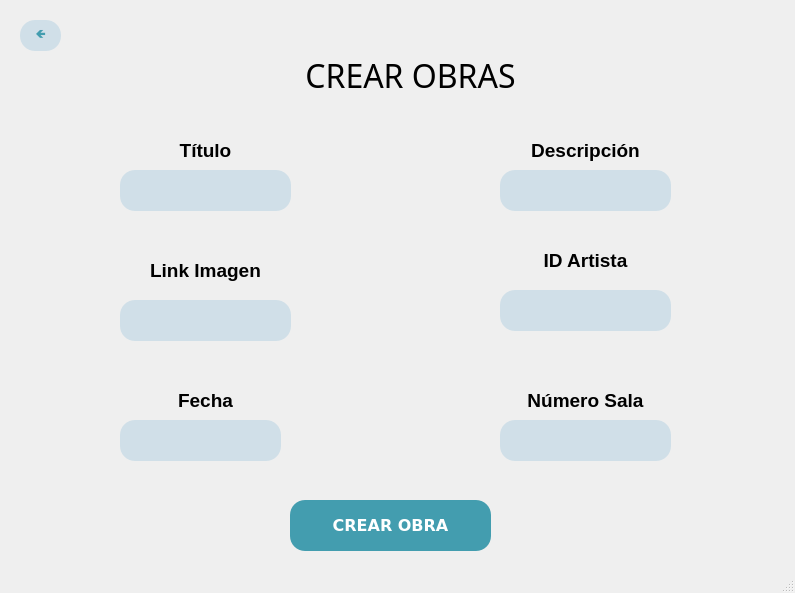
<?xml version="1.0" encoding="UTF-8"?>
<ui version="4.0">
 <class>MainWindow</class>
 <widget class="QMainWindow" name="MainWindow">
  <property name="geometry">
   <rect>
    <x>0</x>
    <y>0</y>
    <width>795</width>
    <height>593</height>
   </rect>
  </property>
  <property name="windowTitle">
   <string>MainWindow</string>
  </property>
  <widget class="QWidget" name="centralwidget">
   <widget class="QPushButton" name="BotonCrearObra">
    <property name="geometry">
     <rect>
      <x>290</x>
      <y>500</y>
      <width>201</width>
      <height>51</height>
     </rect>
    </property>
    <property name="palette">
     <palette>
      <active>
       <colorrole role="WindowText">
        <brush brushstyle="SolidPattern">
         <color alpha="255">
          <red>255</red>
          <green>255</green>
          <blue>255</blue>
         </color>
        </brush>
       </colorrole>
       <colorrole role="Button">
        <brush brushstyle="SolidPattern">
         <color alpha="255">
          <red>67</red>
          <green>157</green>
          <blue>175</blue>
         </color>
        </brush>
       </colorrole>
       <colorrole role="Text">
        <brush brushstyle="SolidPattern">
         <color alpha="255">
          <red>255</red>
          <green>255</green>
          <blue>255</blue>
         </color>
        </brush>
       </colorrole>
       <colorrole role="ButtonText">
        <brush brushstyle="SolidPattern">
         <color alpha="255">
          <red>255</red>
          <green>255</green>
          <blue>255</blue>
         </color>
        </brush>
       </colorrole>
       <colorrole role="Base">
        <brush brushstyle="SolidPattern">
         <color alpha="255">
          <red>67</red>
          <green>157</green>
          <blue>175</blue>
         </color>
        </brush>
       </colorrole>
       <colorrole role="Window">
        <brush brushstyle="SolidPattern">
         <color alpha="255">
          <red>67</red>
          <green>157</green>
          <blue>175</blue>
         </color>
        </brush>
       </colorrole>
      </active>
      <inactive>
       <colorrole role="WindowText">
        <brush brushstyle="SolidPattern">
         <color alpha="255">
          <red>255</red>
          <green>255</green>
          <blue>255</blue>
         </color>
        </brush>
       </colorrole>
       <colorrole role="Button">
        <brush brushstyle="SolidPattern">
         <color alpha="255">
          <red>67</red>
          <green>157</green>
          <blue>175</blue>
         </color>
        </brush>
       </colorrole>
       <colorrole role="Text">
        <brush brushstyle="SolidPattern">
         <color alpha="255">
          <red>255</red>
          <green>255</green>
          <blue>255</blue>
         </color>
        </brush>
       </colorrole>
       <colorrole role="ButtonText">
        <brush brushstyle="SolidPattern">
         <color alpha="255">
          <red>255</red>
          <green>255</green>
          <blue>255</blue>
         </color>
        </brush>
       </colorrole>
       <colorrole role="Base">
        <brush brushstyle="SolidPattern">
         <color alpha="255">
          <red>67</red>
          <green>157</green>
          <blue>175</blue>
         </color>
        </brush>
       </colorrole>
       <colorrole role="Window">
        <brush brushstyle="SolidPattern">
         <color alpha="255">
          <red>67</red>
          <green>157</green>
          <blue>175</blue>
         </color>
        </brush>
       </colorrole>
      </inactive>
      <disabled>
       <colorrole role="WindowText">
        <brush brushstyle="SolidPattern">
         <color alpha="255">
          <red>255</red>
          <green>255</green>
          <blue>255</blue>
         </color>
        </brush>
       </colorrole>
       <colorrole role="Button">
        <brush brushstyle="SolidPattern">
         <color alpha="255">
          <red>67</red>
          <green>157</green>
          <blue>175</blue>
         </color>
        </brush>
       </colorrole>
       <colorrole role="Text">
        <brush brushstyle="SolidPattern">
         <color alpha="255">
          <red>255</red>
          <green>255</green>
          <blue>255</blue>
         </color>
        </brush>
       </colorrole>
       <colorrole role="ButtonText">
        <brush brushstyle="SolidPattern">
         <color alpha="255">
          <red>255</red>
          <green>255</green>
          <blue>255</blue>
         </color>
        </brush>
       </colorrole>
       <colorrole role="Base">
        <brush brushstyle="SolidPattern">
         <color alpha="255">
          <red>67</red>
          <green>157</green>
          <blue>175</blue>
         </color>
        </brush>
       </colorrole>
       <colorrole role="Window">
        <brush brushstyle="SolidPattern">
         <color alpha="255">
          <red>67</red>
          <green>157</green>
          <blue>175</blue>
         </color>
        </brush>
       </colorrole>
      </disabled>
     </palette>
    </property>
    <property name="font">
     <font>
      <family>Verdana</family>
      <pointsize>12</pointsize>
      <weight>75</weight>
      <bold>true</bold>
     </font>
    </property>
    <property name="cursor">
     <cursorShape>PointingHandCursor</cursorShape>
    </property>
    <property name="styleSheet">
     <string notr="true">background-color: rgb(67, 157, 175);
color: rgb(255, 255, 255);
font-weight: bold;
font-family: 'Verdana';
border-radius: 15px;</string>
    </property>
    <property name="text">
     <string>CREAR OBRA</string>
    </property>
   </widget>
   <widget class="QLabel" name="Titulo">
    <property name="geometry">
     <rect>
      <x>80</x>
      <y>30</y>
      <width>661</width>
      <height>91</height>
     </rect>
    </property>
    <property name="font">
     <font>
      <family>Bell MT</family>
      <pointsize>24</pointsize>
      <weight>50</weight>
      <bold>false</bold>
     </font>
    </property>
    <property name="text">
     <string>&lt;html&gt;&lt;head/&gt;&lt;body&gt;&lt;p align=&quot;center&quot;&gt;CREAR OBRAS&lt;/p&gt;&lt;/body&gt;&lt;/html&gt;</string>
    </property>
   </widget>
   <widget class="QLineEdit" name="NombreObra_entrada">
    <property name="geometry">
     <rect>
      <x>120</x>
      <y>170</y>
      <width>171</width>
      <height>41</height>
     </rect>
    </property>
    <property name="styleSheet">
     <string notr="true">border-radius: 15px;
background-color: rgb(208, 223, 232);</string>
    </property>
   </widget>
   <widget class="QLabel" name="label_3">
    <property name="geometry">
     <rect>
      <x>100</x>
      <y>130</y>
      <width>211</width>
      <height>41</height>
     </rect>
    </property>
    <property name="text">
     <string>&lt;html&gt;&lt;head/&gt;&lt;body&gt;&lt;p align=&quot;center&quot;&gt;&lt;span style=&quot; font-size:14pt; font-weight:600;&quot;&gt;Título&lt;/span&gt;&lt;/p&gt;&lt;/body&gt;&lt;/html&gt;</string>
    </property>
   </widget>
   <widget class="QLineEdit" name="Descripcion_entrada">
    <property name="geometry">
     <rect>
      <x>500</x>
      <y>170</y>
      <width>171</width>
      <height>41</height>
     </rect>
    </property>
    <property name="styleSheet">
     <string notr="true">border-radius: 15px;
background-color: rgb(208, 223, 232);</string>
    </property>
   </widget>
   <widget class="QLabel" name="label_4">
    <property name="geometry">
     <rect>
      <x>480</x>
      <y>130</y>
      <width>211</width>
      <height>41</height>
     </rect>
    </property>
    <property name="text">
     <string>&lt;html&gt;&lt;head/&gt;&lt;body&gt;&lt;p align=&quot;center&quot;&gt;&lt;span style=&quot; font-size:14pt; font-weight:600;&quot;&gt;Descripción&lt;/span&gt;&lt;/p&gt;&lt;/body&gt;&lt;/html&gt;</string>
    </property>
   </widget>
   <widget class="QLineEdit" name="NumSala_entrada">
    <property name="geometry">
     <rect>
      <x>500</x>
      <y>420</y>
      <width>171</width>
      <height>41</height>
     </rect>
    </property>
    <property name="styleSheet">
     <string notr="true">border-radius: 15px;
background-color: rgb(208, 223, 232);</string>
    </property>
   </widget>
   <widget class="QLabel" name="label_6">
    <property name="geometry">
     <rect>
      <x>480</x>
      <y>380</y>
      <width>211</width>
      <height>41</height>
     </rect>
    </property>
    <property name="text">
     <string>&lt;html&gt;&lt;head/&gt;&lt;body&gt;&lt;p align=&quot;center&quot;&gt;&lt;span style=&quot; font-size:14pt; font-weight:600;&quot;&gt;Número Sala&lt;/span&gt;&lt;/p&gt;&lt;/body&gt;&lt;/html&gt;</string>
    </property>
   </widget>
   <widget class="QLineEdit" name="IDArtista_entrada">
    <property name="geometry">
     <rect>
      <x>500</x>
      <y>290</y>
      <width>171</width>
      <height>41</height>
     </rect>
    </property>
    <property name="styleSheet">
     <string notr="true">border-radius: 15px;
background-color: rgb(208, 223, 232);</string>
    </property>
   </widget>
   <widget class="QLineEdit" name="Fecha_entrada">
    <property name="geometry">
     <rect>
      <x>120</x>
      <y>420</y>
      <width>161</width>
      <height>41</height>
     </rect>
    </property>
    <property name="styleSheet">
     <string notr="true">border-radius: 15px;
background-color: rgb(208, 223, 232);</string>
    </property>
   </widget>
   <widget class="QLabel" name="label_2">
    <property name="geometry">
     <rect>
      <x>100</x>
      <y>380</y>
      <width>211</width>
      <height>41</height>
     </rect>
    </property>
    <property name="text">
     <string>&lt;html&gt;&lt;head/&gt;&lt;body&gt;&lt;p align=&quot;center&quot;&gt;&lt;span style=&quot; font-size:14pt; font-weight:600;&quot;&gt;Fecha&lt;/span&gt;&lt;/p&gt;&lt;/body&gt;&lt;/html&gt;</string>
    </property>
   </widget>
   <widget class="QLabel" name="label_7">
    <property name="geometry">
     <rect>
      <x>480</x>
      <y>240</y>
      <width>211</width>
      <height>41</height>
     </rect>
    </property>
    <property name="text">
     <string>&lt;html&gt;&lt;head/&gt;&lt;body&gt;&lt;p align=&quot;center&quot;&gt;&lt;span style=&quot; font-size:14pt; font-weight:600;&quot;&gt;ID Artista&lt;/span&gt;&lt;/p&gt;&lt;/body&gt;&lt;/html&gt;</string>
    </property>
   </widget>
   <widget class="QLineEdit" name="Imagen_entrada">
    <property name="geometry">
     <rect>
      <x>120</x>
      <y>300</y>
      <width>171</width>
      <height>41</height>
     </rect>
    </property>
    <property name="styleSheet">
     <string notr="true">border-radius: 15px;
background-color: rgb(208, 223, 232);</string>
    </property>
   </widget>
   <widget class="QLabel" name="label_8">
    <property name="geometry">
     <rect>
      <x>100</x>
      <y>250</y>
      <width>211</width>
      <height>41</height>
     </rect>
    </property>
    <property name="text">
     <string>&lt;html&gt;&lt;head/&gt;&lt;body&gt;&lt;p align=&quot;center&quot;&gt;&lt;span style=&quot; font-size:14pt; font-weight:600;&quot;&gt;Link Imagen&lt;/span&gt;&lt;/p&gt;&lt;/body&gt;&lt;/html&gt;</string>
    </property>
   </widget>
   <widget class="QPushButton" name="BotonAtras">
    <property name="geometry">
     <rect>
      <x>20</x>
      <y>20</y>
      <width>41</width>
      <height>31</height>
     </rect>
    </property>
    <property name="palette">
     <palette>
      <active>
       <colorrole role="WindowText">
        <brush brushstyle="SolidPattern">
         <color alpha="255">
          <red>67</red>
          <green>157</green>
          <blue>175</blue>
         </color>
        </brush>
       </colorrole>
       <colorrole role="Button">
        <brush brushstyle="SolidPattern">
         <color alpha="255">
          <red>208</red>
          <green>223</green>
          <blue>232</blue>
         </color>
        </brush>
       </colorrole>
       <colorrole role="Text">
        <brush brushstyle="SolidPattern">
         <color alpha="255">
          <red>67</red>
          <green>157</green>
          <blue>175</blue>
         </color>
        </brush>
       </colorrole>
       <colorrole role="ButtonText">
        <brush brushstyle="SolidPattern">
         <color alpha="255">
          <red>67</red>
          <green>157</green>
          <blue>175</blue>
         </color>
        </brush>
       </colorrole>
       <colorrole role="Base">
        <brush brushstyle="SolidPattern">
         <color alpha="255">
          <red>208</red>
          <green>223</green>
          <blue>232</blue>
         </color>
        </brush>
       </colorrole>
       <colorrole role="Window">
        <brush brushstyle="SolidPattern">
         <color alpha="255">
          <red>208</red>
          <green>223</green>
          <blue>232</blue>
         </color>
        </brush>
       </colorrole>
      </active>
      <inactive>
       <colorrole role="WindowText">
        <brush brushstyle="SolidPattern">
         <color alpha="255">
          <red>67</red>
          <green>157</green>
          <blue>175</blue>
         </color>
        </brush>
       </colorrole>
       <colorrole role="Button">
        <brush brushstyle="SolidPattern">
         <color alpha="255">
          <red>208</red>
          <green>223</green>
          <blue>232</blue>
         </color>
        </brush>
       </colorrole>
       <colorrole role="Text">
        <brush brushstyle="SolidPattern">
         <color alpha="255">
          <red>67</red>
          <green>157</green>
          <blue>175</blue>
         </color>
        </brush>
       </colorrole>
       <colorrole role="ButtonText">
        <brush brushstyle="SolidPattern">
         <color alpha="255">
          <red>67</red>
          <green>157</green>
          <blue>175</blue>
         </color>
        </brush>
       </colorrole>
       <colorrole role="Base">
        <brush brushstyle="SolidPattern">
         <color alpha="255">
          <red>208</red>
          <green>223</green>
          <blue>232</blue>
         </color>
        </brush>
       </colorrole>
       <colorrole role="Window">
        <brush brushstyle="SolidPattern">
         <color alpha="255">
          <red>208</red>
          <green>223</green>
          <blue>232</blue>
         </color>
        </brush>
       </colorrole>
      </inactive>
      <disabled>
       <colorrole role="WindowText">
        <brush brushstyle="SolidPattern">
         <color alpha="255">
          <red>67</red>
          <green>157</green>
          <blue>175</blue>
         </color>
        </brush>
       </colorrole>
       <colorrole role="Button">
        <brush brushstyle="SolidPattern">
         <color alpha="255">
          <red>208</red>
          <green>223</green>
          <blue>232</blue>
         </color>
        </brush>
       </colorrole>
       <colorrole role="Text">
        <brush brushstyle="SolidPattern">
         <color alpha="255">
          <red>67</red>
          <green>157</green>
          <blue>175</blue>
         </color>
        </brush>
       </colorrole>
       <colorrole role="ButtonText">
        <brush brushstyle="SolidPattern">
         <color alpha="255">
          <red>67</red>
          <green>157</green>
          <blue>175</blue>
         </color>
        </brush>
       </colorrole>
       <colorrole role="Base">
        <brush brushstyle="SolidPattern">
         <color alpha="255">
          <red>208</red>
          <green>223</green>
          <blue>232</blue>
         </color>
        </brush>
       </colorrole>
       <colorrole role="Window">
        <brush brushstyle="SolidPattern">
         <color alpha="255">
          <red>208</red>
          <green>223</green>
          <blue>232</blue>
         </color>
        </brush>
       </colorrole>
      </disabled>
     </palette>
    </property>
    <property name="cursor">
     <cursorShape>PointingHandCursor</cursorShape>
    </property>
    <property name="styleSheet">
     <string notr="true">background-color: rgb(208, 223, 232);
color:rgb(67, 157, 175);
font-weight: bold;
font-family: 'Verdana';
border-radius: 15px;</string>
    </property>
    <property name="text">
     <string>🡸</string>
    </property>
   </widget>
  </widget>
  <widget class="QStatusBar" name="statusbar"/>
 </widget>
 <resources/>
 <connections/>
</ui>
